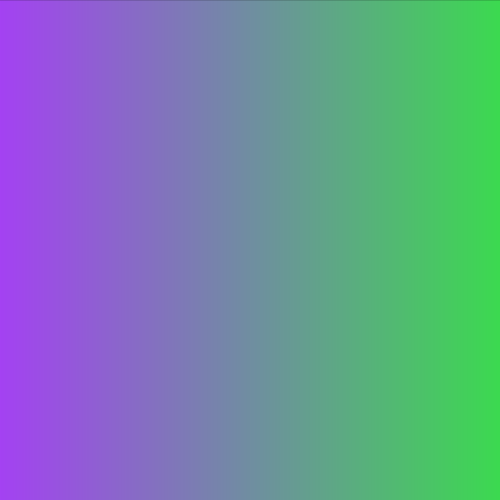
Frame 1 (no input)
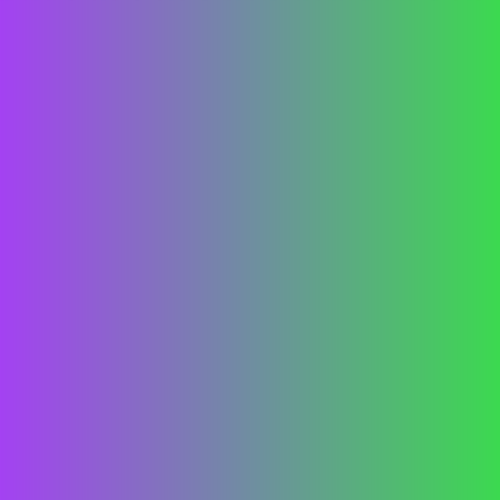
Frame 60 (the mouse pressed at the canvas centre just before this capture)
Frame 120 (the mouse held since frame 60 and released just before this capture): identical to frame 60, image omitted

The Processing sketch that drew these frames (run headless with seeded random() and noise(); from frame 60 on, the mouse is pressed at the canvas centre):

// Processing sketch: ColorFade
// ── ColorFade.pde
float ri = (int) random(0, 255);
float gi = (int) random(0, 255);
float bi = (int) random(0, 255);
float rf = (int) random(0, 255);
float gf = (int) random(0, 255);
float bf = (int) random(0, 255);
float cV = 1;

boolean cycle = false;

void setup() {
  size(500, 500);

  background(0);
}

void draw() {
  float r, g, b;
  r = ri;
  g = gi;
  b = bi;

  for (int i = 0; i < width; i++) {
    stroke(r, g, b);
    line(i, 0, i, height);
    r+=(rf-ri)/width;
    g+=(gf-gi)/width;
    b+=(bf-bi)/width;
  }
  changeColor();
  
  if (cycle && frameCount % 40 == 0) {
    randomizeColors();
  }
}

void keyReleased() {
  if (key == 'l') {
    cycle = !cycle;
  }
}

void changeColor() {
  if (keyPressed && !mousePressed) {
    if (key == 'r') {
      ri+=cV;
    } else if (key == 'R') {
      ri-=5;
    } else if (key == 'g') {
      gi+=5;
    } else if (key == 'G') {
      gi-=5;
    } else if (key == 'b') {
      bi+=5;
    } else if (key == 'B') {
      bi-=5;
    }
  } else if (keyPressed && mousePressed) {
    if (key == 'r') {
      rf+=5;
    } else if (key == 'R') {
      rf-=5;
    } else if (key == 'g') {
      gf+=5;
    } else if (key == 'G') {
      gf-=5;
    } else if (key == 'b') {
      bf+=5;
    } else if (key == 'B') {
      bf-=5;
    }
  }
  if (ri > 255) {
    ri = 255;
  }
  if (ri < 0) {
    ri = 0;
  }
  if (gi > 255) {
    gi = 255;
  }
  if (gi < 0) {
    gi = 0;
  }
  if (bi > 255) {
    bi = 255;
  }
  if (bi < 0) {
    bi = 0;
  }
  if (rf > 255) {
    rf = 255;
  }
  if (rf < 0) {
    rf = 0;
  }
  if (gf > 255) {
    gf = 255;
  }
  if (gf < 0) {
    gf = 0;
  }
  if (bf > 255) {
    bf = 255;
  }
  if (bf < 0) {
    bf = 0;
  }
}

void randomizeColors() {
  ri = random(0, 255);
  gi = random(0, 255);
  bi = random(0, 255);
  rf = random(0, 255);
  bf = random(0, 255);
  gf = random(0, 255);
}

void mouseWheel() {
  randomizeColors();
}
